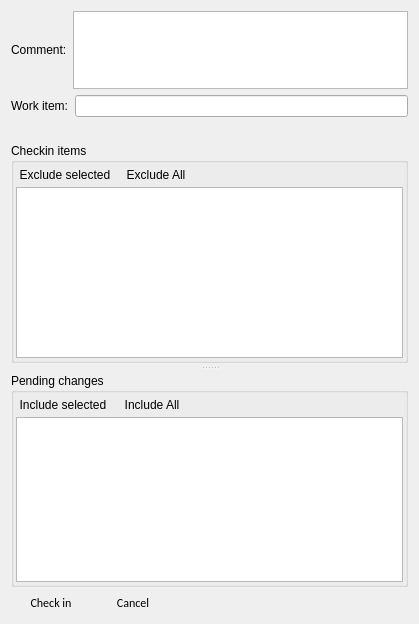
<?xml version="1.0" encoding="UTF-8"?>
<ui version="4.0">
 <class>Dialog</class>
 <widget class="QDialog" name="Dialog">
  <property name="geometry">
   <rect>
    <x>0</x>
    <y>0</y>
    <width>419</width>
    <height>624</height>
   </rect>
  </property>
  <property name="font">
   <font>
    <family>Calibri</family>
    <pointsize>9</pointsize>
    <stylestrategy>PreferAntialias</stylestrategy>
   </font>
  </property>
  <property name="windowTitle">
   <string>Check in changes</string>
  </property>
  <property name="windowIcon">
   <iconset resource="git_icon.qrc">
    <normaloff>:/git-icon/Git-Icon-1788C.png</normaloff>:/git-icon/Git-Icon-1788C.png</iconset>
  </property>
  <property name="styleSheet">
   <string notr="true">QPushButton {
    border: none;
    border-radius: 4px;
    /*background-color: #dadbde;*/
    min-width: 80px;
}

QPushButton:pressed {
	border: 1px;
	border-color: navy; 
}

QPushButton:hover {
    background-color: #dadbde;
}


QPushButton:flat {
    border: none; /* no border for a flat push button */
}

QPushButton:default {
    border: 1px;
    border-color: navy; /* make the default button prominent */
}</string>
  </property>
  <layout class="QVBoxLayout" name="verticalLayout_5">
   <item>
    <widget class="QSplitter" name="splitter">
     <property name="frameShape">
      <enum>QFrame::NoFrame</enum>
     </property>
     <property name="lineWidth">
      <number>5</number>
     </property>
     <property name="orientation">
      <enum>Qt::Vertical</enum>
     </property>
     <property name="handleWidth">
      <number>10</number>
     </property>
     <widget class="QWidget" name="layoutWidget">
      <layout class="QVBoxLayout" name="verticalLayout_3">
       <item>
        <layout class="QHBoxLayout" name="horizontalLayout_4">
         <item>
          <widget class="QLabel" name="label_4">
           <property name="text">
            <string>Comment:</string>
           </property>
          </widget>
         </item>
         <item>
          <widget class="QPlainTextEdit" name="textEditComment">
           <property name="maximumSize">
            <size>
             <width>16777215</width>
             <height>100</height>
            </size>
           </property>
          </widget>
         </item>
        </layout>
       </item>
       <item>
        <layout class="QHBoxLayout" name="horizontalLayout_3">
         <item>
          <widget class="QLabel" name="label">
           <property name="sizePolicy">
            <sizepolicy hsizetype="Minimum" vsizetype="Preferred">
             <horstretch>0</horstretch>
             <verstretch>0</verstretch>
            </sizepolicy>
           </property>
           <property name="text">
            <string>Work item:</string>
           </property>
          </widget>
         </item>
         <item>
          <widget class="QLineEdit" name="lineEditWorkItem"/>
         </item>
        </layout>
       </item>
       <item>
        <widget class="QLabel" name="labelWorkItemDesc">
         <property name="text">
          <string/>
         </property>
         <property name="textFormat">
          <enum>Qt::MarkdownText</enum>
         </property>
         <property name="wordWrap">
          <bool>true</bool>
         </property>
         <property name="margin">
          <number>3</number>
         </property>
        </widget>
       </item>
       <item>
        <widget class="QGroupBox" name="groupBox">
         <property name="title">
          <string>Checkin items</string>
         </property>
         <layout class="QVBoxLayout" name="verticalLayout">
          <property name="spacing">
           <number>2</number>
          </property>
          <property name="leftMargin">
           <number>2</number>
          </property>
          <property name="topMargin">
           <number>2</number>
          </property>
          <property name="rightMargin">
           <number>2</number>
          </property>
          <property name="bottomMargin">
           <number>2</number>
          </property>
          <item>
           <layout class="QHBoxLayout" name="horizontalLayout">
            <item>
             <widget class="QPushButton" name="bExcludeSelected">
              <property name="text">
               <string> Exclude selected </string>
              </property>
              <property name="flat">
               <bool>false</bool>
              </property>
             </widget>
            </item>
            <item>
             <widget class="QPushButton" name="bExcludeAll">
              <property name="text">
               <string>Exclude All</string>
              </property>
              <property name="flat">
               <bool>false</bool>
              </property>
             </widget>
            </item>
            <item>
             <spacer name="horizontalSpacer">
              <property name="orientation">
               <enum>Qt::Horizontal</enum>
              </property>
              <property name="sizeHint" stdset="0">
               <size>
                <width>40</width>
                <height>20</height>
               </size>
              </property>
             </spacer>
            </item>
           </layout>
          </item>
          <item>
           <widget class="QListView" name="listViewCheckinItems">
            <property name="selectionMode">
             <enum>QAbstractItemView::MultiSelection</enum>
            </property>
           </widget>
          </item>
         </layout>
        </widget>
       </item>
      </layout>
     </widget>
     <widget class="QWidget" name="layoutWidget">
      <layout class="QVBoxLayout" name="verticalLayout_4">
       <item>
        <widget class="QGroupBox" name="groupBox_2">
         <property name="title">
          <string>Pending changes</string>
         </property>
         <layout class="QVBoxLayout" name="verticalLayout_2">
          <property name="spacing">
           <number>2</number>
          </property>
          <property name="leftMargin">
           <number>2</number>
          </property>
          <property name="topMargin">
           <number>2</number>
          </property>
          <property name="rightMargin">
           <number>2</number>
          </property>
          <property name="bottomMargin">
           <number>2</number>
          </property>
          <item>
           <layout class="QHBoxLayout" name="horizontalLayout_2">
            <item>
             <widget class="QPushButton" name="bIncludeSelected">
              <property name="text">
               <string> Include selected </string>
              </property>
              <property name="flat">
               <bool>false</bool>
              </property>
             </widget>
            </item>
            <item>
             <widget class="QPushButton" name="bIncludeAll">
              <property name="text">
               <string>Include All</string>
              </property>
              <property name="flat">
               <bool>false</bool>
              </property>
             </widget>
            </item>
            <item>
             <spacer name="horizontalSpacer_2">
              <property name="orientation">
               <enum>Qt::Horizontal</enum>
              </property>
              <property name="sizeHint" stdset="0">
               <size>
                <width>40</width>
                <height>20</height>
               </size>
              </property>
             </spacer>
            </item>
           </layout>
          </item>
          <item>
           <widget class="QListView" name="listViewPendingChanges">
            <property name="selectionMode">
             <enum>QAbstractItemView::MultiSelection</enum>
            </property>
           </widget>
          </item>
         </layout>
        </widget>
       </item>
      </layout>
     </widget>
    </widget>
   </item>
   <item>
    <layout class="QHBoxLayout" name="horizontalLayout_5">
     <property name="spacing">
      <number>2</number>
     </property>
     <item>
      <widget class="QPushButton" name="bCheckin">
       <property name="text">
        <string>Check in</string>
       </property>
      </widget>
     </item>
     <item>
      <widget class="QPushButton" name="bCancel">
       <property name="text">
        <string>Cancel</string>
       </property>
      </widget>
     </item>
     <item>
      <spacer name="horizontalSpacer_3">
       <property name="orientation">
        <enum>Qt::Horizontal</enum>
       </property>
       <property name="sizeHint" stdset="0">
        <size>
         <width>40</width>
         <height>20</height>
        </size>
       </property>
      </spacer>
     </item>
    </layout>
   </item>
  </layout>
 </widget>
 <resources>
  <include location="git_icon.qrc"/>
 </resources>
 <connections>
  <connection>
   <sender>bCheckin</sender>
   <signal>clicked()</signal>
   <receiver>Dialog</receiver>
   <slot>accept()</slot>
   <hints>
    <hint type="sourcelabel">
     <x>49</x>
     <y>595</y>
    </hint>
    <hint type="destinationlabel">
     <x>209</x>
     <y>311</y>
    </hint>
   </hints>
  </connection>
  <connection>
   <sender>bCancel</sender>
   <signal>clicked()</signal>
   <receiver>Dialog</receiver>
   <slot>reject()</slot>
   <hints>
    <hint type="sourcelabel">
     <x>131</x>
     <y>595</y>
    </hint>
    <hint type="destinationlabel">
     <x>209</x>
     <y>311</y>
    </hint>
   </hints>
  </connection>
 </connections>
</ui>
